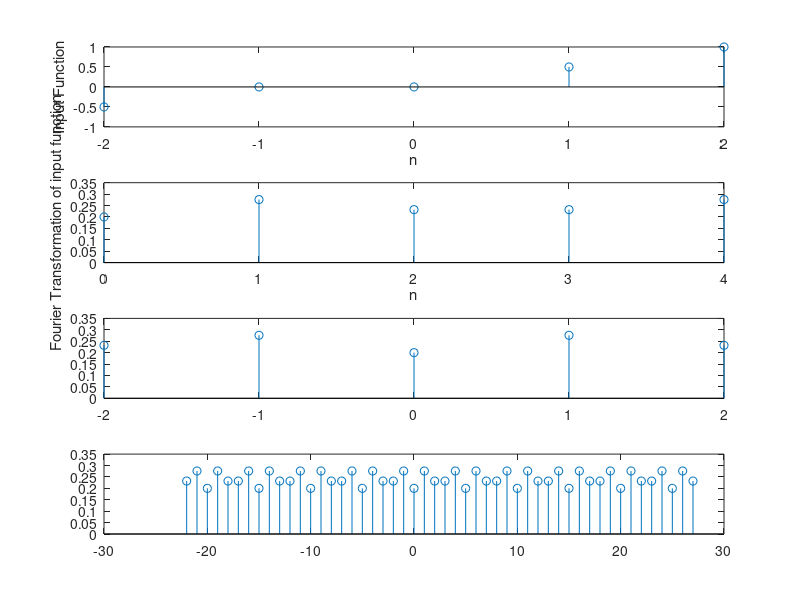

This chart was generated by the following MATLAB code:
clc;
clear all;
clf;

N=5;
n=0:4;
t=-2:2;
t1=-22:27;
#INPUT function is x
x=[-0.5 0 0 0.5 1];

#y is DTFS of x
y=(fft(x,N))/N;

subplot(4,1,1);
stem(t,x);
xlabel('n');
ylabel('Input Function');

subplot(4,1,2);
stem(n,abs(y));
xlabel('n');
ylabel('Fourier Transformation of input function');
y=[y(4:5) y(1:3)];
subplot(4,1,3);
stem(t,abs(y));
y1=y;
a=50;
for i=1:(a/N)-1
	y1=[y1 y];
endfor

#plotting for 50 points, since input is periodic it will repeat it's value
subplot(4,1,4);
stem(t1,abs(y1));	
